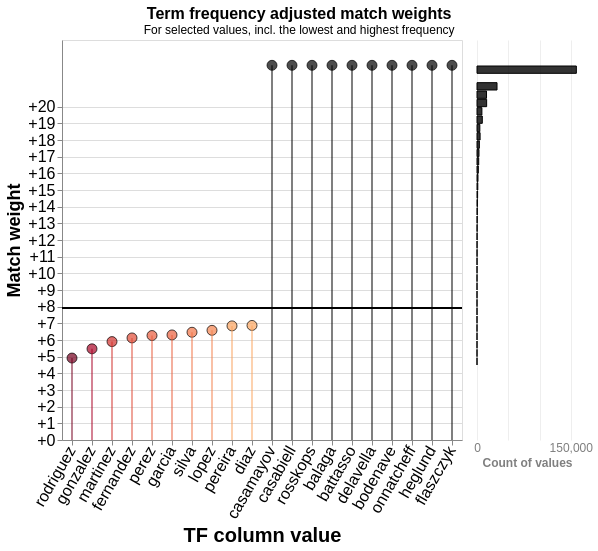

The notebook cell saved with this chart:
### Code cell
linker.tf_adjustment_chart("segundo_apellido")

### Figure 1 — Vega-Lite specification as saved in the notebook (floating-point values rounded to 4 significant figures)
{"config": {"view": {"continuousWidth": 300, "continuousHeight": 300}, "params": [{"name": "gamma_sel", "bind": {"input": "select", "options": [2], "labels": ["Exact match segundo_apellido (TF col: segundo_apellido)"], "name": "Gamma level:"}, "value": 2}]}, "hconcat": [{"layer": [{"mark": {"type": "point", "filled": true, "size": 100, "stroke": "black", "strokeWidth": 1}, "encoding": {"color": {"field": "log2_bf_tf", "scale": {"domain": [-2.5, 2.5], "scheme": "redyellowgreen"}, "title": "TF adjustment weight", "type": "quantitative"}, "tooltip": [{"field": "value", "title": "Value", "type": "nominal"}, {"field": "log2_bf", "format": "+.3", "title": "Match weight", "type": "quantitative"}, {"field": "log2_bf_tf", "format": "+.3", "title": "TF adjusted match weight", "type": "quantitative"}, {"field": "log2_bf_final", "format": "+.3", "title": "Final match weight", "type": "quantitative"}], "x": {"axis": {"labelAngle": -60, "labelFontSize": 16, "titleFontSize": 20}, "field": "value", "sort": {"field": "log2_bf_final", "order": "ascending"}, "title": "TF column value", "type": "nominal"}, "y": {"axis": {"format": "+", "labelFontSize": 16, "titleFontSize": 18, "values": [-5, -4, -3, -2, -1, 0, 1, 2, 3, 4, 5, 6, 7, 8, 9, 10, 11, 12, 13, 14, 15, 16, 17, 18, 19, 20]}, "field": "log2_bf_final", "title": "Match weight", "type": "quantitative"}}}, {"mark": "rule", "encoding": {"y": {"field": "log2_bf", "type": "quantitative"}}, "transform": [{"filter": "datum.gamma == gamma_sel"}]}, {"mark": {"type": "rule", "opacity": 0.5, "strokeWidth": 2}, "encoding": {"color": {"field": "log2_bf_tf", "legend": null, "scale": {"domain": [-2.5, 2.5], "scheme": "redyellowgreen"}, "title": "TF adjustment weight", "type": "quantitative"}, "x": {"field": "value", "sort": {"field": "log2_bf_final", "order": "ascending"}, "title": "TF column value", "type": "nominal"}, "y": {"field": "log2_bf_final", "type": "quantitative"}, "y2": {"type": "quantitative"}}, "transform": [{"filter": "datum.gamma == gamma_sel"}]}], "data": {"name": "data"}, "height": 400, "transform": [{"filter": "datum.gamma == gamma_sel"}], "width": {"step": 20}}, {"mark": {"type": "bar", "fillOpacity": 0.8, "filled": true, "stroke": "black", "strokeWidth": 1}, "data": {"name": "hist"}, "encoding": {"color": {"field": "log2_bf_tf", "legend": null, "scale": {"domain": [-2.5, 2.5], "scheme": "redyellowgreen"}, "title": "TF adjustment weight", "type": "quantitative"}, "tooltip": [{"field": "log2_bf_desc", "title": "Match weight"}, {"field": "count", "title": "Number of values"}], "x": {"axis": {"domain": false, "gridOpacity": 0.5, "labelAlign": "center", "labelFontSize": 12, "labelOpacity": 0.5, "labelOverlap": true, "ticks": false, "title": "Count of values", "titleFontSize": 12, "titleOpacity": 0.5}, "field": "count", "type": "quantitative"}, "y": {"axis": null, "bin": {"step": 0.5}, "field": "log2_bf_final", "type": "quantitative"}}, "transform": [{"filter": {"or": ["datum.gamma == gamma_sel", {"field": "gamma", "valid": false}]}}], "view": {"stroke": "transparent"}, "width": 100}], "datasets": {"data": [{"value": "casamayov", "tf": 1.603e-07, "label_for_charts": "Exact match segundo_apellido", "u_probability": 0.003855, "tf_col": "segundo_apellido", "tf_adjustment_weight": 1.0, "log2_bf": 7.927, "gamma": 2, "log2_bf_tf": 14.55, "log2_bf_final": 22.48, "most_freq_rank": 265605, "least_freq_rank": 0}, {"value": "casabiell", "tf": 1.603e-07, "label_for_charts": "Exact match segundo_apellido", "u_probability": 0.003855, "tf_col": "segundo_apellido", "tf_adjustment_weight": 1.0, "log2_bf": 7.927, "gamma": 2, "log2_bf_tf": 14.55, "log2_bf_final": 22.48, "most_freq_rank": 265604, "least_freq_rank": 1}, {"value": "rosskops", "tf": 1.603e-07, "label_for_charts": "Exact match segundo_apellido", "u_probability": 0.003855, "tf_col": "segundo_apellido", "tf_adjustment_weight": 1.0, "log2_bf": 7.927, "gamma": 2, "log2_bf_tf": 14.55, "log2_bf_final": 22.48, "most_freq_rank": 265603, "least_freq_rank": 2}, {"value": "balaga", "tf": 1.603e-07, "label_for_charts": "Exact match segundo_apellido", "u_probability": 0.003855, "tf_col": "segundo_apellido", "tf_adjustment_weight": 1.0, "log2_bf": 7.927, "gamma": 2, "log2_bf_tf": 14.55, "log2_bf_final": 22.48, "most_freq_rank": 265602, "least_freq_rank": 3}, {"value": "battasso", "tf": 1.603e-07, "label_for_charts": "Exact match segundo_apellido", "u_probability": 0.003855, "tf_col": "segundo_apellido", "tf_adjustment_weight": 1.0, "log2_bf": 7.927, "gamma": 2, "log2_bf_tf": 14.55, "log2_bf_final": 22.48, "most_freq_rank": 265601, "least_freq_rank": 4}, {"value": "delavella", "tf": 1.603e-07, "label_for_charts": "Exact match segundo_apellido", "u_probability": 0.003855, "tf_col": "segundo_apellido", "tf_adjustment_weight": 1.0, "log2_bf": 7.927, "gamma": 2, "log2_bf_tf": 14.55, "log2_bf_final": 22.48, "most_freq_rank": 265600, "least_freq_rank": 5}, {"value": "bodenave", "tf": 1.603e-07, "label_for_charts": "Exact match segundo_apellido", "u_probability": 0.003855, "tf_col": "segundo_apellido", "tf_adjustment_weight": 1.0, "log2_bf": 7.927, "gamma": 2, "log2_bf_tf": 14.55, "log2_bf_final": 22.48, "most_freq_rank": 265599, "least_freq_rank": 6}, {"value": "onnatcheff", "tf": 1.603e-07, "label_for_charts": "Exact match segundo_apellido", "u_probability": 0.003855, "tf_col": "segundo_apellido", "tf_adjustment_weight": 1.0, "log2_bf": 7.927, "gamma": 2, "log2_bf_tf": 14.55, "log2_bf_final": 22.48, "most_freq_rank": 265598, "least_freq_rank": 7}, {"value": "heglund", "tf": 1.603e-07, "label_for_charts": "Exact match segundo_apellido", "u_probability": 0.003855, "tf_col": "segundo_apellido", "tf_adjustment_weight": 1.0, "log2_bf": 7.927, "gamma": 2, "log2_bf_tf": 14.55, "log2_bf_final": 22.48, "most_freq_rank": 265597, "least_freq_rank": 8}, {"value": "flaszczyk", "tf": 1.603e-07, "label_for_charts": "Exact match segundo_apellido", "u_probability": 0.003855, "tf_col": "segundo_apellido", "tf_adjustment_weight": 1.0, "log2_bf": 7.927, "gamma": 2, "log2_bf_tf": 14.55, "log2_bf_final": 22.48, "most_freq_rank": 265596, "least_freq_rank": 9}, {"value": "diaz", "tf": 0.008005, "label_for_charts": "Exact match segundo_apellido", "u_probability": 0.003855, "tf_col": "segundo_apellido", "tf_adjustment_weight": 1.0, "log2_bf": 7.927, "gamma": 2, "log2_bf_tf": -1.054, "log2_bf_final": 6.873, "most_freq_rank": 9, "least_freq_rank": 265596}, {"value": "pereira", "tf": 0.00815, "label_for_charts": "Exact match segundo_apellido", "u_probability": 0.003855, "tf_col": "segundo_apellido", "tf_adjustment_weight": 1.0, "log2_bf": 7.927, "gamma": 2, "log2_bf_tf": -1.08, "log2_bf_final": 6.847, "most_freq_rank": 8, "least_freq_rank": 265597}, {"value": "lopez", "tf": 0.009812, "label_for_charts": "Exact match segundo_apellido", "u_probability": 0.003855, "tf_col": "segundo_apellido", "tf_adjustment_weight": 1.0, "log2_bf": 7.927, "gamma": 2, "log2_bf_tf": -1.348, "log2_bf_final": 6.579, "most_freq_rank": 7, "least_freq_rank": 265598}, {"value": "silva", "tf": 0.01063, "label_for_charts": "Exact match segundo_apellido", "u_probability": 0.003855, "tf_col": "segundo_apellido", "tf_adjustment_weight": 1.0, "log2_bf": 7.927, "gamma": 2, "log2_bf_tf": -1.463, "log2_bf_final": 6.464, "most_freq_rank": 6, "least_freq_rank": 265599}, {"value": "garcia", "tf": 0.01187, "label_for_charts": "Exact match segundo_apellido", "u_probability": 0.003855, "tf_col": "segundo_apellido", "tf_adjustment_weight": 1.0, "log2_bf": 7.927, "gamma": 2, "log2_bf_tf": -1.622, "log2_bf_final": 6.305, "most_freq_rank": 5, "least_freq_rank": 265600}, {"value": "perez", "tf": 0.01218, "label_for_charts": "Exact match segundo_apellido", "u_probability": 0.003855, "tf_col": "segundo_apellido", "tf_adjustment_weight": 1.0, "log2_bf": 7.927, "gamma": 2, "log2_bf_tf": -1.66, "log2_bf_final": 6.268, "most_freq_rank": 4, "least_freq_rank": 265601}, {"value": "fernandez", "tf": 0.01345, "label_for_charts": "Exact match segundo_apellido", "u_probability": 0.003855, "tf_col": "segundo_apellido", "tf_adjustment_weight": 1.0, "log2_bf": 7.927, "gamma": 2, "log2_bf_tf": -1.803, "log2_bf_final": 6.124, "most_freq_rank": 3, "least_freq_rank": 265602}, {"value": "martinez", "tf": 0.01567, "label_for_charts": "Exact match segundo_apellido", "u_probability": 0.003855, "tf_col": "segundo_apellido", "tf_adjustment_weight": 1.0, "log2_bf": 7.927, "gamma": 2, "log2_bf_tf": -2.023, "log2_bf_final": 5.904, "most_freq_rank": 2, "least_freq_rank": 265603}, {"value": "gonzalez", "tf": 0.02117, "label_for_charts": "Exact match segundo_apellido", "u_probability": 0.003855, "tf_col": "segundo_apellido", "tf_adjustment_weight": 1.0, "log2_bf": 7.927, "gamma": 2, "log2_bf_tf": -2.457, "log2_bf_final": 5.47, "most_freq_rank": 1, "least_freq_rank": 265604}, {"value": "rodriguez", "tf": 0.03105, "label_for_charts": "Exact match segundo_apellido", "u_probability": 0.003855, "tf_col": "segundo_apellido", "tf_adjustment_weight": 1.0, "log2_bf": 7.927, "gamma": 2, "log2_bf_tf": -3.01, "log2_bf_final": 4.917, "most_freq_rank": 0, "least_freq_rank": 265605}], "hist": [{"gamma": 2, "log2_bf": 7.927, "count": 1, "log2_bf_tf": -3.01, "bin_start": 4.5, "bin_end": 5.0, "log2_bf_final": 4.75, "log2_bf_desc": "4.5-5.0"}, {"gamma": 2, "log2_bf": 7.927, "count": 1, "log2_bf_tf": -2.457, "bin_start": 5.0, "bin_end": 5.5, "log2_bf_final": 5.25, "log2_bf_desc": "5.0-5.5"}, {"gamma": 2, "log2_bf": 7.927, "count": 1, "log2_bf_tf": -2.023, "bin_start": 5.5, "bin_end": 6.0, "log2_bf_final": 5.75, "log2_bf_desc": "5.5-6.0"}, {"gamma": 2, "log2_bf": 7.927, "count": 4, "log2_bf_tf": -1.637, "bin_start": 6.0, "bin_end": 6.5, "log2_bf_final": 6.25, "log2_bf_desc": "6.0-6.5"}, {"gamma": 2, "log2_bf": 7.927, "count": 4, "log2_bf_tf": -1.121, "bin_start": 6.5, "bin_end": 7.0, "log2_bf_final": 6.75, "log2_bf_desc": "6.5-7.0"}, {"gamma": 2, "log2_bf": 7.927, "count": 9, "log2_bf_tf": -0.7108, "bin_start": 7.0, "bin_end": 7.5, "log2_bf_final": 7.25, "log2_bf_desc": "7.0-7.5"}, {"gamma": 2, "log2_bf": 7.927, "count": 8, "log2_bf_tf": -0.1408, "bin_start": 7.5, "bin_end": 8.0, "log2_bf_final": 7.75, "log2_bf_desc": "7.5-8.0"}, {"gamma": 2, "log2_bf": 7.927, "count": 16, "log2_bf_tf": 0.3109, "bin_start": 8.0, "bin_end": 8.5, "log2_bf_final": 8.25, "log2_bf_desc": "8.0-8.5"}, {"gamma": 2, "log2_bf": 7.927, "count": 15, "log2_bf_tf": 0.88, "bin_start": 8.5, "bin_end": 9.0, "log2_bf_final": 8.75, "log2_bf_desc": "8.5-9.0"}, {"gamma": 2, "log2_bf": 7.927, "count": 26, "log2_bf_tf": 1.31, "bin_start": 9.0, "bin_end": 9.5, "log2_bf_final": 9.25, "log2_bf_desc": "9.0-9.5"}, {"gamma": 2, "log2_bf": 7.927, "count": 37, "log2_bf_tf": 1.857, "bin_start": 9.5, "bin_end": 10.0, "log2_bf_final": 9.75, "log2_bf_desc": "9.5-10.0"}, {"gamma": 2, "log2_bf": 7.927, "count": 58, "log2_bf_tf": 2.367, "bin_start": 10.0, "bin_end": 10.5, "log2_bf_final": 10.25, "log2_bf_desc": "10.0-10.5"}, {"gamma": 2, "log2_bf": 7.927, "count": 71, "log2_bf_tf": 2.801, "bin_start": 10.5, "bin_end": 11.0, "log2_bf_final": 10.75, "log2_bf_desc": "10.5-11.0"}, {"gamma": 2, "log2_bf": 7.927, "count": 103, "log2_bf_tf": 3.337, "bin_start": 11.0, "bin_end": 11.5, "log2_bf_final": 11.25, "log2_bf_desc": "11.0-11.5"}, {"gamma": 2, "log2_bf": 7.927, "count": 128, "log2_bf_tf": 3.843, "bin_start": 11.5, "bin_end": 12.0, "log2_bf_final": 11.75, "log2_bf_desc": "11.5-12.0"}, {"gamma": 2, "log2_bf": 7.927, "count": 175, "log2_bf_tf": 4.344, "bin_start": 12.0, "bin_end": 12.5, "log2_bf_final": 12.25, "log2_bf_desc": "12.0-12.5"}, {"gamma": 2, "log2_bf": 7.927, "count": 238, "log2_bf_tf": 4.846, "bin_start": 12.5, "bin_end": 13.0, "log2_bf_final": 12.75, "log2_bf_desc": "12.5-13.0"}, {"gamma": 2, "log2_bf": 7.927, "count": 355, "log2_bf_tf": 5.337, "bin_start": 13.0, "bin_end": 13.5, "log2_bf_final": 13.25, "log2_bf_desc": "13.0-13.5"}, {"gamma": 2, "log2_bf": 7.927, "count": 491, "log2_bf_tf": 5.832, "bin_start": 13.5, "bin_end": 14.0, "log2_bf_final": 13.75, "log2_bf_desc": "13.5-14.0"}, {"gamma": 2, "log2_bf": 7.927, "count": 691, "log2_bf_tf": 6.341, "bin_start": 14.0, "bin_end": 14.5, "log2_bf_final": 14.25, "log2_bf_desc": "14.0-14.5"}, {"gamma": 2, "log2_bf": 7.927, "count": 970, "log2_bf_tf": 6.835, "bin_start": 14.5, "bin_end": 15.0, "log2_bf_final": 14.75, "log2_bf_desc": "14.5-15.0"}, {"gamma": 2, "log2_bf": 7.927, "count": 1296, "log2_bf_tf": 7.337, "bin_start": 15.0, "bin_end": 15.5, "log2_bf_final": 15.25, "log2_bf_desc": "15.0-15.5"}, {"gamma": 2, "log2_bf": 7.927, "count": 1576, "log2_bf_tf": 7.828, "bin_start": 15.5, "bin_end": 16.0, "log2_bf_final": 15.75, "log2_bf_desc": "15.5-16.0"}, {"gamma": 2, "log2_bf": 7.927, "count": 2126, "log2_bf_tf": 8.324, "bin_start": 16.0, "bin_end": 16.5, "log2_bf_final": 16.25, "log2_bf_desc": "16.0-16.5"}, {"gamma": 2, "log2_bf": 7.927, "count": 2740, "log2_bf_tf": 8.836, "bin_start": 16.5, "bin_end": 17.0, "log2_bf_final": 16.75, "log2_bf_desc": "16.5-17.0"}, {"gamma": 2, "log2_bf": 7.927, "count": 3195, "log2_bf_tf": 9.333, "bin_start": 17.0, "bin_end": 17.5, "log2_bf_final": 17.25, "log2_bf_desc": "17.0-17.5"}, {"gamma": 2, "log2_bf": 7.927, "count": 3783, "log2_bf_tf": 9.824, "bin_start": 17.5, "bin_end": 18.0, "log2_bf_final": 17.75, "log2_bf_desc": "17.5-18.0"}, {"gamma": 2, "log2_bf": 7.927, "count": 4959, "log2_bf_tf": 10.34, "bin_start": 18.0, "bin_end": 18.5, "log2_bf_final": 18.25, "log2_bf_desc": "18.0-18.5"}, {"gamma": 2, "log2_bf": 7.927, "count": 4545, "log2_bf_tf": 10.82, "bin_start": 18.5, "bin_end": 19.0, "log2_bf_final": 18.75, "log2_bf_desc": "18.5-19.0"}, {"gamma": 2, "log2_bf": 7.927, "count": 8477, "log2_bf_tf": 11.35, "bin_start": 19.0, "bin_end": 19.5, "log2_bf_final": 19.25, "log2_bf_desc": "19.0-19.5"}, {"gamma": 2, "log2_bf": 7.927, "count": 7841, "log2_bf_tf": 11.87, "bin_start": 19.5, "bin_end": 20.0, "log2_bf_final": 19.75, "log2_bf_desc": "19.5-20.0"}, {"gamma": 2, "log2_bf": 7.927, "count": 15433, "log2_bf_tf": 12.43, "bin_start": 20.0, "bin_end": 20.5, "log2_bf_final": 20.25, "log2_bf_desc": "20.0-20.5"}, {"gamma": 2, "log2_bf": 7.927, "count": 15236, "log2_bf_tf": 12.97, "bin_start": 20.5, "bin_end": 21.0, "log2_bf_final": 20.75, "log2_bf_desc": "20.5-21.0"}, {"gamma": 2, "log2_bf": 7.927, "count": 32040, "log2_bf_tf": 13.55, "bin_start": 21.0, "bin_end": 21.5, "log2_bf_final": 21.25, "log2_bf_desc": "21.0-21.5"}, {"gamma": 2, "log2_bf": 7.927, "count": 158957, "log2_bf_tf": 14.55, "bin_start": 22.0, "bin_end": 22.5, "log2_bf_final": 22.25, "log2_bf_desc": "22.0-22.5"}]}, "resolve": {"scale": {"color": "shared", "y": "shared"}}, "spacing": 10, "title": {"text": "Term frequency adjusted match weights", "anchor": "middle", "fontSize": 16, "subtitle": "For selected values, incl. the lowest and highest frequency"}, "$schema": "https://vega.github.io/schema/vega-lite/v5.9.3.json"}
